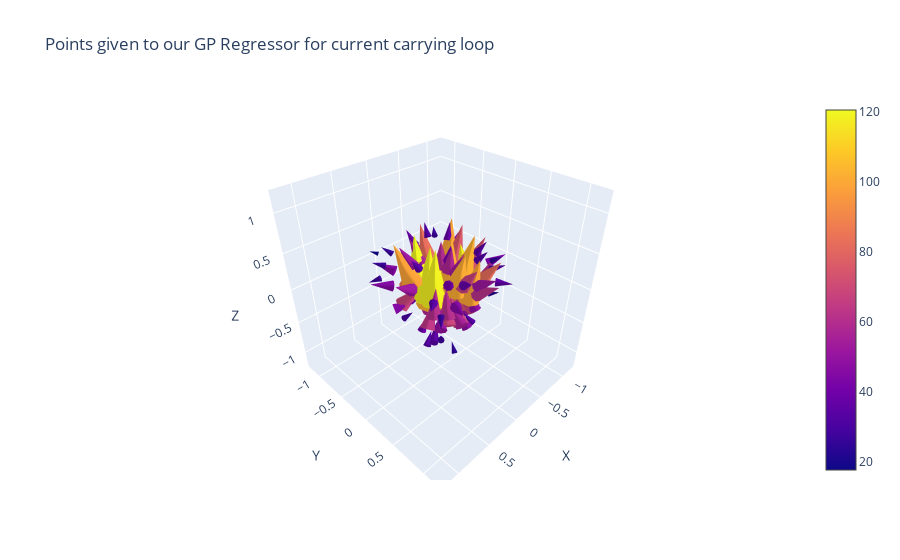

The code cell stored with this chart in its notebook:
### Code cell
sampled_outputs_coil = sample_field(outputs_coil, n_samples=100)
plotter(sampled_outputs_coil, 
        title = 'Points given to our GP Regressor for current carrying loop')
